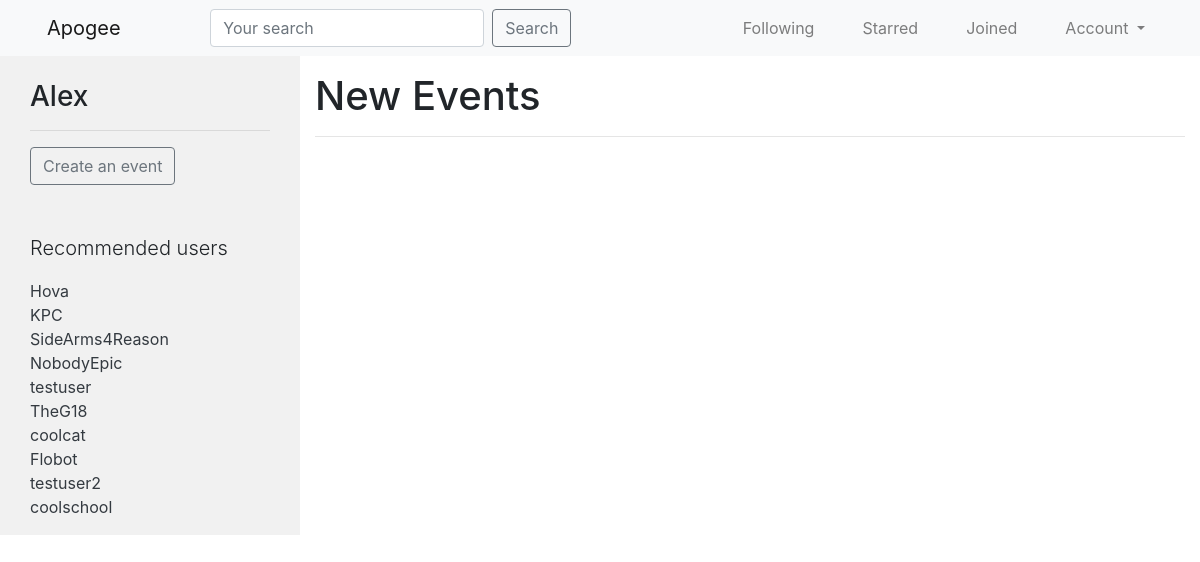
Screenshot of / (signed in) with the database file from the repository.
### accounts/models.py (models this page shows, shortened)
class UserProfile(models.Model):
	user = models.OneToOneField(
			settings.AUTH_USER_MODEL,
			on_delete=models.CASCADE,
			related_name='profile'
		)
	following = models.ManyToManyField(
			settings.AUTH_USER_MODEL,
			blank=True,
			related_name='followed_by'
		)
	profile_picture = models.ImageField(upload_to='profile_pics/%Y/%m/%d/', blank=True)
	banner = models.ImageField(upload_to='banners/%Y/%m/%d/', blank=True)
	bio = models.TextField(max_length=700, blank=True)
	objects = UserProfileManager()
	def get_following(self):
		users = self.following.all()
		return users.exclude(username=self.user.username)
	def get_absolute_url(self):
		return reverse_lazy('profiles:detail', kwargs={'username': self.user.username})
	def get_edit_url(self):
		return reverse_lazy('profiles:edit', kwargs={'username': self.user.username})

### parties/views.py (the view)
# urls.py: path('', PartyListView.as_view(), name='home'),
class PartyListView(LoginRequiredMixin, ListView):
	def get_queryset(self, *args, **kwargs):
		qs = Party.objects.all()
		return qs
	def get_context_data(self, *args, **kwargs):
		context = super(PartyListView, self).get_context_data(*args, **kwargs)
		return context

### accounts/models.py (called while the page is built)
	def recommended(self, user, limit_to=10):
		profile = user.profile
		following = profile.get_following()
		qs = self.get_queryset().exclude(user__in=following).exclude(id=profile.id).order_by('?')[:limit_to]
		return qs

### accounts/templatetags/recommended.py (called while the page is built)
@register.inclusion_tag('accounts/snippets/recommended.html')
def recommended(user):
	if isinstance(user, User):
		qs = UserProfile.objects.recommended(user)
		return {'recommended': qs}

### parties/templates/parties/party_list.html (shortened to what this page needs)
{% extends 'base.html' %}
{% load recommended %}
{% block content %}
<div class='row'>
	<div class='col-sm-3 grey-background'>
		<div class='col-sm-12 mt-4'>
			<h3>{{ request.user }}</h3><hr>
		</div>
		<div class='col-sm-12 mt-3'>
			<a href="{% url 'parties:create' %}">
				<button class='btn btn-outline-secondary'>Create an event</button>
			</a>
		</div>
		<div class='col-sm-12 mt-5'>
			<p class='lead'>Recommended users</p>
			<p>{% recommended request.user %}</p>
		</div>
	</div>
	<div class='col-sm-9 mt-3'>
		<h1>New Events</h1><hr>
	</div>
</div>
{% endblock content %}

### templates/base.html (shortened to what this page needs)
{% load static %}
<html lang="en">
  <head>
    <link rel="stylesheet" href="https://maxcdn.bootstrapcdn.com/bootstrap/4.0.0/css/bootstrap.min.css">
  </head>
  <body>
    {% include 'navbar.html' %}
    <div class='container-fluid'>
        {% block content %}
        {% endblock content %}
    </div>
  </body>
</html>

### templates/navbar.html (shortened to what this page needs)
<nav class="navbar navbar-expand-md navbar-light bg-light">
  <div class='container-fluid'>
    <a class="navbar-brand ml-3" href="{% url 'home' %}">Apogee</a>
    <div class="collapse navbar-collapse" id="navbarSupportedContent">
      {% if request.user.is_authenticated %}
      {% include 'parties/search_form.html' %}
      <ul class="navbar-nav ml-auto">
        <li class="nav-item mx-3">
          <a class="nav-link" href="{% url 'parties:following-list' %}">Following</a>
        </li>
        <li class="nav-item mx-3">
          <a class="nav-link" href="{% url 'parties:starred-list' %}">Starred</a>
        </li>
        <li class="nav-item mx-3">
          <a class="nav-link" href="{% url 'parties:joined-list' %}">Joined</a>
        </li>
        <li class="nav-item dropdown mx-3">
          <a class="nav-link dropdown-toggle" href="#" id="navbarDropdown" role="button" data-toggle="dropdown" aria-haspopup="true" aria-expanded="false">
            Account
          </a>
        </li>
      </ul>
      {% endif %}
    </div>
  </div>
</nav>

### parties/templates/parties/search_form.html
<form id='navbar-search-form' class="form-inline my-2 my-lg-0 mx-auto" method='GET' action='{% url "search" %}'>
	<input class="form-control mr-sm-2" type='text' name='q' placeholder='Your search' value='{{ request.GET.q }}'>
	<button type="submit" class="btn btn-outline-secondary my-2 my-sm-0">Search</button>
</form>

### accounts/templates/accounts/snippets/recommended.html
{% for profile in recommended %}
	<a class='text-dark' href='/profiles/{{ profile.user.username }}'>{{ profile.user.username }}</a><br>
{% empty %}
	<p class='lead'>No recommendations</p>
{% endfor %}

### templates/base.html (style rules this page uses)
.grey-background { background-color: #f1f1f1; }

### rows the page displays
UserProfile: user.username "Hova"
UserProfile: user.username "KPC"
UserProfile: user.username "SideArms4Reason"
UserProfile: user.username "NobodyEpic"
UserProfile: user.username "testuser"
UserProfile: user.username "TheG18"
UserProfile: user.username "coolcat"
UserProfile: user.username "Flobot"
UserProfile: user.username "testuser2"
UserProfile: user.username "coolschool"

### other values shown
{{ request.user }} "Alex"
